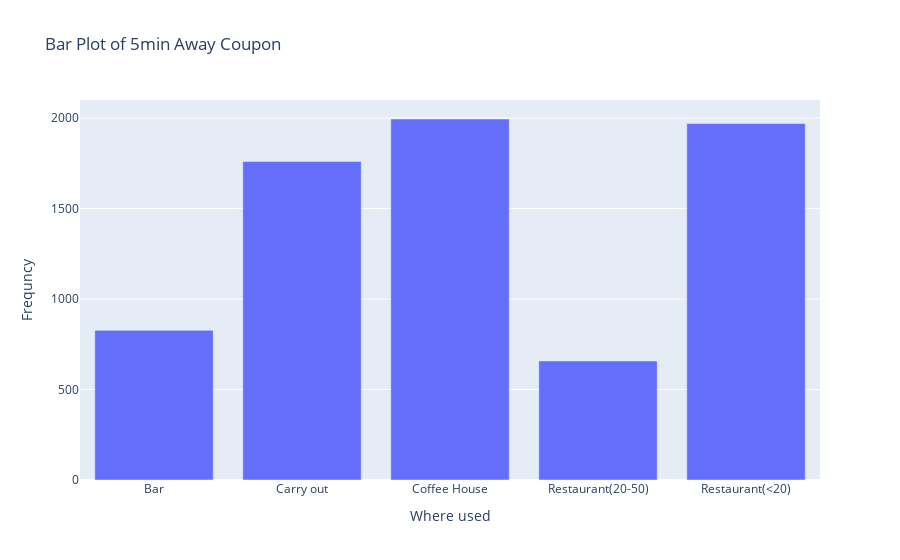

Here is the notebook cell this chart was saved with:
### Code cell
# I have tried plotly library for the same data as before only to have interactive plot
# Select only used coupons with 5 minutes away
fig = px.bar(value, x=coupon, y=value['toCoupon_GEQ5min'], labels={'x':'Where used','toCoupon_GEQ5min':'Frequncy'}, title='Bar Plot of 5min Away Coupon')
#fig = px.bar(value, x=coupon, y=value['toCoupon_GEQ15min'], labels={'x':'Where used','toCoupon_GEQ15min':'Frequency'}, title='Bar Plot of 15min Away Coupon')
#fig = px.bar(value, x=coupon, y=value['toCoupon_GEQ25min'], labels={'x':'Where used','toCoupon_GEQ25min':'Frequency'}, title='Bar Plot of 25min Away Coupon')
fig.show()

### Figure 1 — Plotly figure (JSON) as saved in the notebook; plotly's stock layout.template omitted (floating-point values rounded to 4 significant figures)
{"data": [{"alignmentgroup": "True", "hovertemplate": "Where used=%{x}<br>Frequncy=%{y}<extra></extra>", "legendgroup": "", "marker": {"color": "#636efa", "pattern": {"shape": ""}}, "name": "", "offsetgroup": "", "orientation": "v", "showlegend": false, "textposition": "auto", "type": "bar", "x": ["Bar", "Carry out", "Coffee House", "Restaurant(20-50)", "Restaurant(<20)"], "xaxis": "x", "y": [827, 1760, 1995, 658, 1970], "yaxis": "y"}], "layout": {"barmode": "relative", "legend": {"tracegroupgap": 0}, "title": {"text": "Bar Plot of 5min Away Coupon"}, "xaxis": {"anchor": "y", "domain": [0, 1], "title": {"text": "Where used"}}, "yaxis": {"anchor": "x", "domain": [0, 1], "title": {"text": "Frequncy"}}}}
